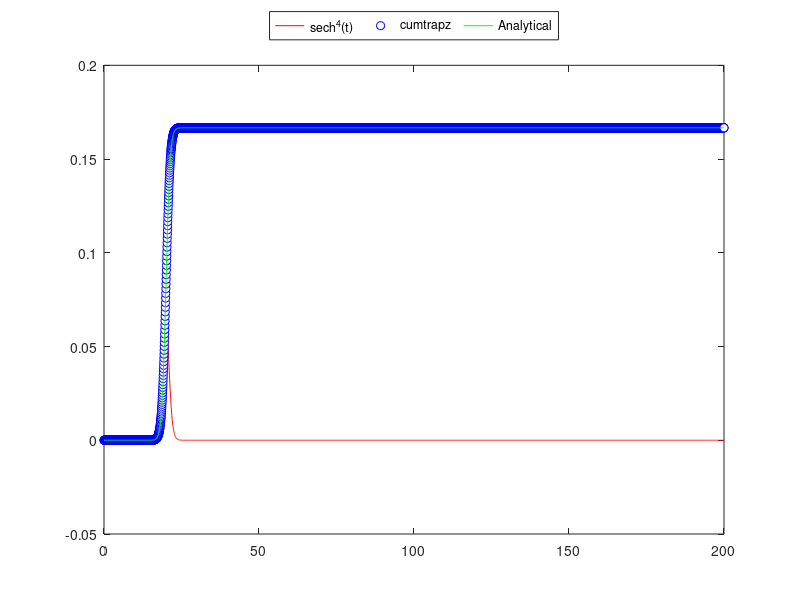

MATLAB code for this plot: (Note: this script raises an error after producing the figure.)
function pulseShapes()
clc
% clear

alfa = 2;
g_FWHM = 2 * sqrt(log(2)) * alfa;
s_FWHM = 2 * acosh(sqrt(2)) * alfa;
% [alfa g_FWHM s_FWHM] / 2

t0 = alfa*10;
dt = alfa/50;
t = [0 : dt : 100*alfa]';
t = unique([t; t0+[alfa/2; -alfa/2; 0;  g_FWHM/2; -g_FWHM/2; s_FWHM/2; -s_FWHM/2; ]]);

yg = 1/alfa * 1/sqrt(pi) * exp(-((t-t0)/alfa).^2);
ys = 1/alfa * 1/2 * (sech((t-t0)/alfa)).^2;
ys = ys.^2;
yp = 1/alfa * (U(t-t0+alfa/2)-U(t-t0-alfa/2));



YG = cumtrapz(t,yg);
YS = cumtrapz(t,ys);
% YSA = 1/(6*alfa) + 1/(24*alfa) * (sech((t-t0)/alfa)).^3 .* (3*sinh((t-t0)/alfa) + sinh(3*(t-t0)/alfa));
YSA = 1/(6*alfa) * (tanh((t-t0)/alfa) + tanh(t0/alfa)) + ...
      1/(12*alfa) * ((sech((t-t0)/alfa)).^2 .* tanh((t-t0)/alfa) + (sech(t0/alfa)).^2 .* tanh(t0/alfa));
YP = cumtrapz(t,yp);


% figure('windowStyle','docked')
clf

% ph = plot(t,yg,'b-', t,ys,'r-', t,yp,'k-');
ph = plot(t,ys,'r-', t,YS,'bo', t,YSA,'g-');
legend({'sech^4(t)' , 'cumtrapz', 'Analytical'}, 'location','northoutside', 'orientation','horizontal')
% hold on;
% plot(t,YG,'b-.', t,YS,'k-', t,YP,'k-.', t,YSA,'m--')
% legend({'gaussian(t)' , 'sech^2(t)'},'location','northwest')
set(ph, 'markerfacecolor', 'w')
myplot

return

count = 0;
for n=1:100
    fprintf(1, repmat('\b',1,count)); %delete line before
    count = fprintf('| <-add line here: %3.2f*100',n/100);
    pause(.1)
end

end

function y = U(x)
    y = zeros(size(x));
%     y(x < 0) = 0;
    y(x == 0) = 1/2;
    y(x > 0) = 1;
end
